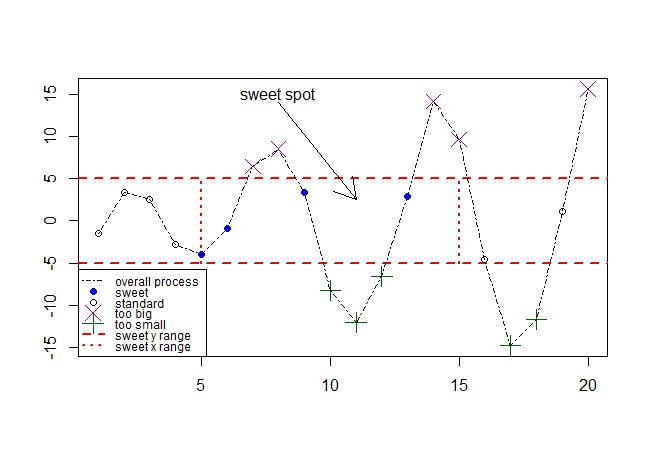

This chart was generated by the following R code:
# PA4
# Andrew Zachman
# 2026.09.27
# Sweet spot plot with various point and line types

#install.packages("ggplot2")
#library(ggplot2)

# vectors for plot data points
x <- 1:20
y <- c(-1.49,3.37,2.59,-2.78,-3.94,-0.92,6.43,8.51,3.41,-8.23,
       -12.01,-6.58,2.87,14.12,9.63,-4.58,-14.78,-11.67,1.17,15.62)

# blank plot table
plot(x,y,type="n",
     main="",xlab = "",ylab = "")

# red dotted weighted line, y
abline(h=c(-5,5),col="red",lty=2,lwd=2)

# red dotted weighted line, segmented x
segments(x0=c(5,15),y0=c(-5,-5),x1=c(5,15),y1=c(5,5),col="red",lty=3,
              lwd=2)

# points >=5
points(x[y>=5],y[y>=5],pch=4,col="darkmagenta",cex=2)

# points <=5
points(x[y<=-5],y[y<=-5],pch=3,col="darkgreen",cex=2)

# points within parameters
points(x[(x>=5&x<=15)&(y>-5&y<5)],y[(x>=5&x<=15)&(y>-5&y<5)],pch=19,
       col="blue")

# points outside of parameters
points(x[(x<5|x>15)&(y>-5&y<5)],y[(x<5|x>15)&(y>-5&y<5)])

# line connecting vector points
lines(x,y,lty=4)

# arrow
arrows(x0=8,y0=14,x1=11,y1=2.5)

# sweet spot text
text(x=8,y=15,labels="sweet spot")

# legend for plot
legend("bottomleft",
       legend=c("overall process","sweet","standard",
                "too big","too small","sweet y range","sweet x range"),
       pch=c(NA,19,1,4,3,NA,NA),lty=c(4,NA,NA,NA,NA,2,3),
       col=c("black","blue","black","darkmagenta","darkgreen","red","red"),
       lwd=c(1,NA,NA,NA,NA,2,2),pt.cex=c(NA,1,1,2,2,NA,NA),
       cex=0.75)
